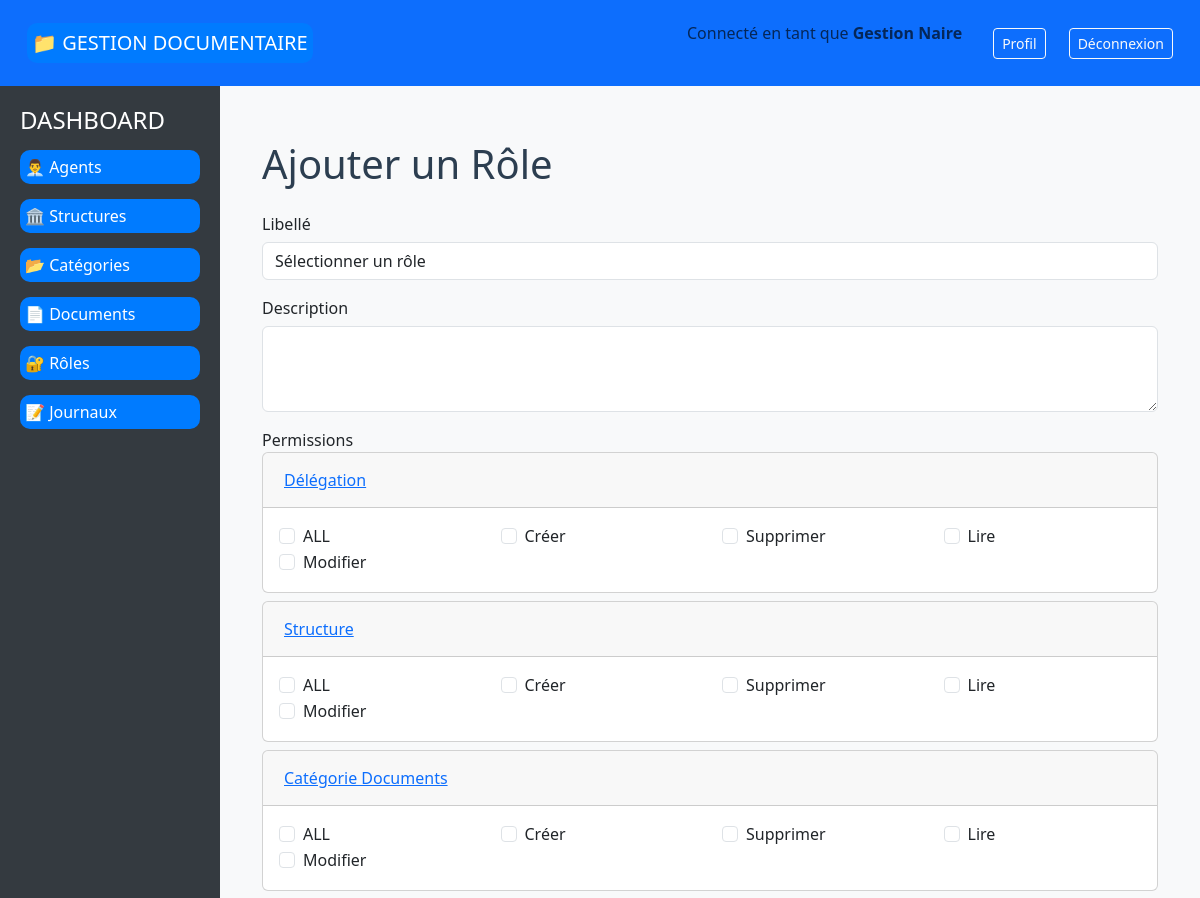
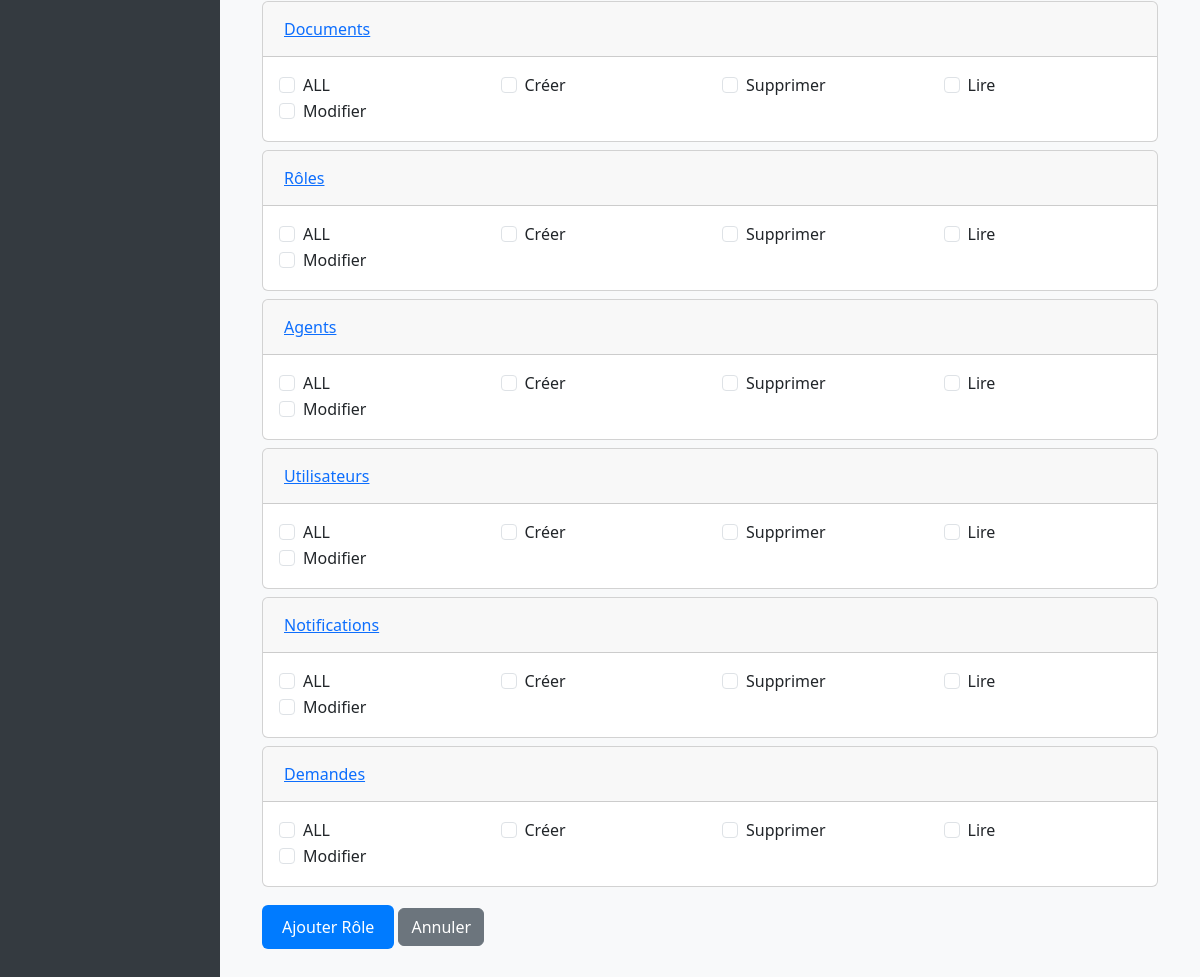
The app's page /roles/add/ (signed in) with its own data (2 pictures, top to bottom).
### document_management/models.py (models this page shows, shortened)
class BaseTimeStampModel(models.Model):
    date_creation = models.DateTimeField(_("Date de création"), auto_now_add=True)
    date_modification = models.DateTimeField(_("Date de modification"), auto_now=True)
    class Meta:
        abstract = True

class Agent(BaseTimeStampModel):
    MATRICULE_REGEX = r'^\d{6}/[A-Z]$'
    NOM_PRENOM_REGEX = r'^[a-zA-ZÀ-ÿ\s\-\']+$'
    PHONE_REGEX = r'^(\+\d{1,3})?\d{9,15}$'
    matricule = models.CharField(
        _("Matricule"),
        max_length=8,
        unique=True,
        validators=[
            RegexValidator(
                regex=MATRICULE_REGEX,
                message=_("Le matricule doit être au format 123456/X")
            )
        ]
    )
    prenom = models.CharField(
        _("Prénom"),
        max_length=50,
        validators=[
            RegexValidator(
                regex=NOM_PRENOM_REGEX,
                message=_("Le prénom ne doit contenir que des lettres, espaces et tirets")
            )
        ]
    )
    nom = models.CharField(
        _("Nom"),
        max_length=50,
        validators=[
            RegexValidator(
                regex=NOM_PRENOM_REGEX,
                message=_("Le nom ne doit contenir que des lettres, espaces et tirets")
            )
        ]
    )
    date_naissance = models.DateField(_("Date de naissance"))
    lieu_naissance = models.CharField(_("Lieu de naissance"), max_length=255)
    adresse = models.CharField(_("Adresse"), max_length=255)
    email = models.EmailField(_("Email"), unique=True)
    telephone = models.CharField(
        _("Téléphone"),
        max_length=20,
        unique=True,
        validators=[
            RegexValidator(
                regex=PHONE_REGEX,
                message=_("Numéro de téléphone invalide. Format: +221xxxxxxxxx")
            )
        ]
    )
    user = models.OneToOneField(
        settings.AUTH_USER_MODEL,
        on_delete=models.CASCADE,
        related_name="agent_profile",
        verbose_name=_("Utilisateur")
    )
    structure = models.ForeignKey(
        Structure,
        on_delete=models.PROTECT,
        related_name="agents",
        verbose_name=_("Structure")
    )
    role = models.ForeignKey(
        Role,
        on_delete=models.PROTECT,
        related_name="agents",
        verbose_name=_("Rôle")
    )
    is_active = models.BooleanField(_("Actif"), default=True)
    class Meta:
        verbose_name = _("Agent")
        verbose_name_plural = _("Agents")
        ordering = ['nom', 'prenom']

class Permission(models.Model):
    ENTITY_CHOICES = [
        ('DELEGATION', _('Délégation')),
        ('STRUCTURE', _('Structure')),
        ('CATEGORIE_DOCUMENTS', _('Catégorie Documents')),
        ('DOCUMENTS', _('Documents')),
        ('ROLES', _('Rôles')),
        ('AGENTS', _('Agents')),
        ('USERS', _('Utilisateurs')),
        ('NOTIFICATIONS', _('Notifications')),
        ('DEMANDES', _('Demandes')),
    ]
    ACTION_CHOICES = [
        ('CREATE', _('Créer')),
        ('READ', _('Lire')),
        ('UPDATE', _('Modifier')),
        ('DELETE', _('Supprimer')),
    ]
    entity = models.CharField(_("Entité"), max_length=50, choices=ENTITY_CHOICES)
    action = models.CharField(_("Action"), max_length=10, choices=ACTION_CHOICES)
    description = models.CharField(_("Description"), max_length=255, blank=True)
    class Meta:
        verbose_name = _("Permission")
        verbose_name_plural = _("Permissions")
        unique_together = ['entity', 'action']
        ordering = ['entity', 'action']

### document_management/views.py (the view, shortened to what this page needs)
# urls.py: path('roles/add/', add_role, name='add_role'),
@login_required
def add_role(request):
    permissions = Permission.objects.all()
    grouped_permissions = {}
    for entity, entity_label in Permission.ENTITY_CHOICES:
        grouped_permissions[entity] = {
            'label': entity_label,
            'actions': {}
        }
    for perm in permissions:
        if perm.entity in grouped_permissions:
            grouped_permissions[perm.entity]['actions'][perm.action] = perm
    return render(request, 'roles/form.html', {
        'grouped_permissions': grouped_permissions,
        'permissions': permissions,  # pour compatibilité éventuelle
        'role_choices': dict(Role.ROLE_CHOICES),
    })

### document_management/templates/roles/form.html (shortened to what this page needs)
{% extends 'base.html' %}
{% block content %}
<div class="container mt-4">
    <h1 class="mb-4">{% if role %}Modifier{% else %}Ajouter{% endif %} un Rôle</h1>
    <form method="post">
        <div class="form-group">
            <label for="libelle">Libellé</label>
            <select name="libelle" id="libelle" class="form-control" required onchange="updateNiveau()">
                <option value="">Sélectionner un rôle</option>
            </select>
        </div>
        <div class="form-group">
            <label for="description">Description</label>
            <textarea name="description" id="description" class="form-control" rows="3">{% if role %}{{ role.description }}{% endif %}</textarea>
        </div>
        <div class="form-group">
            <label>Permissions</label>
            <div class="accordion" id="permissionsAccordion">
                {% for entity, group in grouped_permissions.items %}
                <div class="card mb-2">
                    <div class="card-header p-2" id="heading_{{ entity }}">
                        <h5 class="mb-0">
                            <button class="btn btn-link" type="button" data-bs-toggle="collapse" data-bs-target="#collapse_{{ entity }}" aria-expanded="true" aria-controls="collapse_{{ entity }}">
                                {{ group.label }}
                            </button>
                        </h5>
                    </div>
                    <div id="collapse_{{ entity }}" class="collapse show" aria-labelledby="heading_{{ entity }}" data-bs-parent="#permissionsAccordion">
                        <div class="card-body">
                            <div class="row">
                                {% for action, perm in group.actions.items %}
                                <div class="col-md-3">
                                    <div class="form-check">
                                        <input type="checkbox"
                                               name="permissions"
                                               value="{{ perm.id }}"
                                               id="permission_{{ perm.id }}"
                                               class="form-check-input"
                                               {% if role and perm in role.permissions.all %}checked{% endif %}>
                                        <label class="form-check-label" for="permission_{{ perm.id }}">
                                            {{ perm.get_action_display }}
                                        </label>
                                    </div>
                                </div>
                                {% endfor %}
                            </div>
                        </div>
                    </div>
                </div>
                {% endfor %}
            </div>
        </div>
        <button type="submit" class="btn btn-success">{% if role %}Modifier{% else %}Ajouter{% endif %} Rôle</button>
        <a href="{% url 'liste_roles' %}" class="btn btn-secondary">Annuler</a>
    </form>
</div>
{% endblock %}

### document_management/templates/base.html (shortened to what this page needs)
<!DOCTYPE html>
<html lang="fr">
<head>
    <link rel="stylesheet" href="https://cdn.jsdelivr.net/npm/bootstrap@5.3.0/dist/css/bootstrap.min.css">
    {% load static %}
    <link rel="stylesheet" href="{% static 'css/style.css' %}">
</head>
<body>
    <nav class="navbar navbar-expand-lg navbar-custom">
        <div class="container-fluid">
            <a class="navbar-brand" href="{% url 'home' %}">📁 GESTION DOCUMENTAIRE</a>
            <div class="d-flex ms-auto">
                {% if request.user.is_authenticated %}
                    <span class="navbar-text me-3">
                        Connecté en tant que
                        <strong>
                            {% if request.user.agent_profile %}
                                {{ request.user.agent_profile.prenom }} {{ request.user.agent_profile.nom }}
                            {% else %}
                                {{ request.user.email }}
                            {% endif %}
                        </strong>
                    </span>
                    <a href="#" class="btn btn-outline-light btn-sm me-2">Profil</a>
                    <a href="{% url 'logout' %}" class="btn btn-outline-light btn-sm">Déconnexion</a>
                {% else %}
                    <a href="{% url 'login' %}" class="btn btn-outline-light btn-sm">Connexion</a>
                {% endif %}
            </div>
        </div>
    </nav>
    <div class="main-container">
        {% if request.user.is_authenticated %}
        <div class="sidebar">
            <h4>DASHBOARD</h4>
            {% if can_read_agents %}
            <a href="{% url 'liste_agents' %}" {% if request.resolver_match.url_name == 'liste_agents' %} class="active"{% endif %}>👨‍💼 Agents</a>
            {% endif %}
            {% if can_read_structures %}
            <a href="{% url 'liste_structures' %}" {% if request.resolver_match.url_name == 'liste_structures' %} class="active"{% endif %}>🏛️ Structures</a>
            {% endif %}
            {% if can_read_categories %}
            <a href="{% url 'liste_CategorieDocuments' %}" {% if request.resolver_match.url_name == 'liste_CategorieDocuments' %} class="active"{% endif %}>📂 Catégories</a>
            {% endif %}
            {% if can_read_documents %}
            <a href="{% url 'liste_documents' %}" {% if request.resolver_match.url_name == 'liste_documents' %} class="active"{% endif %}>📄 Documents</a>
            {% endif %}
            {% if can_read_roles %}
            <a href="{% url 'liste_roles' %}" {% if request.resolver_match.url_name == 'liste_roles' %} class="active"{% endif %}>🔐 Rôles</a>
            {% endif %}
            {% if role_name == 'ADMIN' or role_name == 'GESTIONNAIRE' %}
            <a href="{% url 'liste_journaux' %}" {% if request.resolver_match.url_name == 'liste_journaux' %} class="active"{% endif %}>📝 Journaux</a>
            {% endif %}
        </div>
        {% endif %}
        <div class="content">
            {% block content %}
            {% endblock %}
        </div>
    </div>
</body>
</html>

### document_management/static/css/style.css (style rules this page uses)
nav { background-color: #007bff; padding: 10px; text-align: center; }
nav a { color: white; text-decoration: none; margin: 15px; font-size: 18px; }
body { font-family: 'Segoe UI', Arial, sans-serif; background: #f7f7f7; margin: 0; padding: 0; }
h1, h2 { color: #2c3e50; margin-bottom: 20px; }
input[type="text"], input[type="email"], input[type="date"], select, textarea { width: 100%; padding: 8px; margin: 6px 0 16px 0; border: 1px solid #ccc; border-radius: 4px; box-sizing: border-box; font-size: 1em; }
input[type="checkbox"] { margin-left: 5px; }
button, a.button { background: #18bc9c; color: #fff; border: none; padding: 8px 18px; border-radius: 4px; font-size: 1em; cursor: pointer; margin-right: 8px; text-decoration: none; transition: background 0.2s; display: inline-block; }
form label { font-weight: 500; }
form { margin-bottom: 20px; }
form { margin: 20px 0; }
button[type="submit"] { background-color: #007bff; color: white; border: none; padding: 10px 20px; margin: 10px 0; cursor: pointer; }
a { text-decoration: none; border-radius: 10px; padding: 5px; background-color: #007bff; color: white; }

### document_management/templates/base.html (style rules this page uses)
body { display: flex; flex-direction: column; min-height: 100vh; }
.navbar-custom { background-color: #0d6efd; color: white; }
.navbar-custom .navbar-brand, .navbar-custom .nav-link, .navbar-custom .dropdown-item { color: white !important; }
.main-container { display: flex; flex: 1; }
.sidebar { width: 220px; background-color: #343a40; color: white; padding: 20px; }
.sidebar a { color: white; text-decoration: none; display: block; margin: 15px 0; }
.content { flex: 1; padding: 30px; background-color: #f8f9fa; }

### records on screen
Permission: action "ALL"
Permission: action "Créer"
Permission: action "Supprimer"
Permission: action "Lire"
Permission: action "Modifier"
Permission: action "ALL"
Permission: action "Créer"
Permission: action "Supprimer"
Permission: action "Lire"
Permission: action "Modifier"
Permission: action "ALL"
Permission: action "Créer"
Permission: action "Supprimer"
Permission: action "Lire"
Permission: action "Modifier"
Permission: action "ALL"
Permission: action "Créer"
Permission: action "Supprimer"
Permission: action "Lire"
Permission: action "Modifier"
Permission: action "ALL"
Permission: action "Créer"
Permission: action "Supprimer"
Permission: action "Lire"
Permission: action "Modifier"
Permission: action "ALL"
Permission: action "Créer"
Permission: action "Supprimer"
Permission: action "Lire"
Permission: action "Modifier"
Permission: action "ALL"
Permission: action "Créer"
Permission: action "Supprimer"
Permission: action "Lire"
Permission: action "Modifier"
Permission: action "ALL"
Permission: action "Créer"
Permission: action "Supprimer"
Permission: action "Lire"
Permission: action "Modifier"
Permission: action "ALL"
Permission: action "Créer"
Permission: action "Supprimer"
Permission: action "Lire"
Permission: action "Modifier"

### other values on screen
{{ request.user.agent_profile.prenom }} "Gestion"
{{ request.user.agent_profile.nom }} "Naire"
{{ group.label }} "Délégation" "Structure" "Catégorie Documents" "Documents" "Rôles" "Agents" "Utilisateurs" "Notifications" "Demandes"
